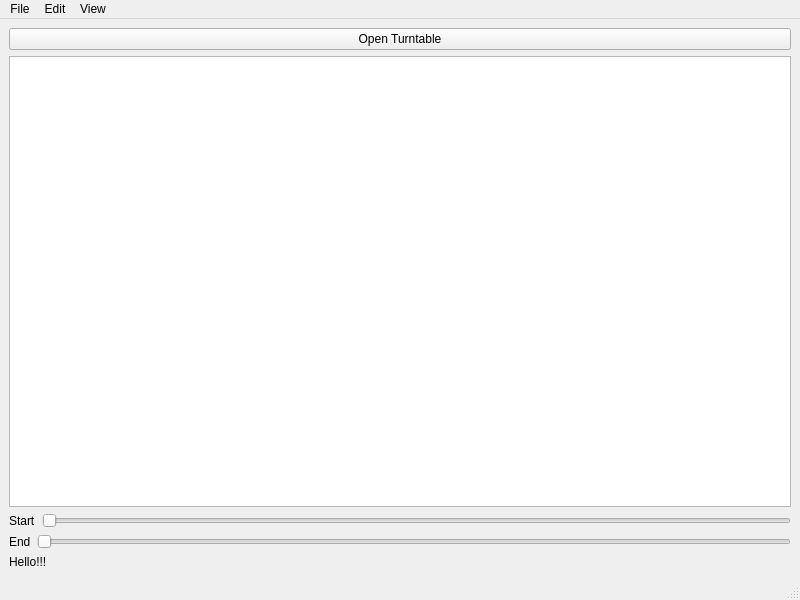
<?xml version="1.0" encoding="UTF-8"?>
<ui version="4.0">
 <class>MainWindow</class>
 <widget class="QMainWindow" name="MainWindow">
  <property name="geometry">
   <rect>
    <x>0</x>
    <y>0</y>
    <width>800</width>
    <height>600</height>
   </rect>
  </property>
  <property name="windowTitle">
   <string>MainWindow</string>
  </property>
  <widget class="QWidget" name="centralwidget">
   <layout class="QGridLayout" name="gridLayout">
    <item row="3" column="0">
     <layout class="QHBoxLayout" name="horizontalLayout">
      <item>
       <widget class="QLabel" name="label_3">
        <property name="text">
         <string>End</string>
        </property>
       </widget>
      </item>
      <item>
       <widget class="QSlider" name="horizontalSlider_2">
        <property name="orientation">
         <enum>Qt::Horizontal</enum>
        </property>
       </widget>
      </item>
     </layout>
    </item>
    <item row="7" column="0">
     <widget class="QLabel" name="label_2">
      <property name="text">
       <string>Hello!!!</string>
      </property>
     </widget>
    </item>
    <item row="0" column="0">
     <widget class="QPushButton" name="openTurntableButton">
      <property name="text">
       <string>Open Turntable</string>
      </property>
     </widget>
    </item>
    <item row="1" column="0">
     <widget class="QGraphicsView" name="graphicsView"/>
    </item>
    <item row="2" column="0">
     <layout class="QHBoxLayout" name="horizontalLayout_2">
      <item>
       <widget class="QLabel" name="label_4">
        <property name="text">
         <string>Start</string>
        </property>
       </widget>
      </item>
      <item>
       <widget class="QSlider" name="horizontalSlider_3">
        <property name="orientation">
         <enum>Qt::Horizontal</enum>
        </property>
       </widget>
      </item>
     </layout>
    </item>
   </layout>
  </widget>
  <widget class="QMenuBar" name="menubar">
   <property name="geometry">
    <rect>
     <x>0</x>
     <y>0</y>
     <width>800</width>
     <height>21</height>
    </rect>
   </property>
   <widget class="QMenu" name="menuFile">
    <property name="title">
     <string>File</string>
    </property>
    <addaction name="actionOpen_Turntable"/>
   </widget>
   <widget class="QMenu" name="menuEdit">
    <property name="title">
     <string>Edit</string>
    </property>
   </widget>
   <widget class="QMenu" name="menuView">
    <property name="title">
     <string>View</string>
    </property>
   </widget>
   <addaction name="menuFile"/>
   <addaction name="menuEdit"/>
   <addaction name="menuView"/>
  </widget>
  <widget class="QStatusBar" name="statusbar"/>
  <action name="actionOpen_Turntable">
   <property name="text">
    <string>Open Turntable</string>
   </property>
  </action>
 </widget>
 <resources/>
 <connections/>
</ui>
